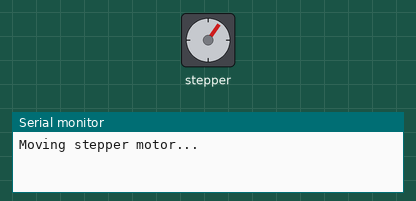
This sketch was run on a simulated Arduino Uno, built with avr-gcc and run on an emulated ATmega328P. Shown: stepper motor, the last lines printed to the serial monitor. Stepper angles assume 2048 steps per turn.

Above: at 0.7 s.
At 1.9 s:
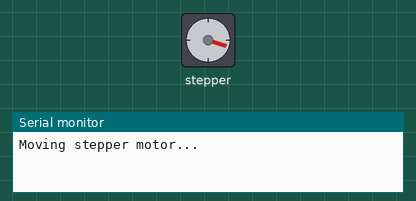
At 3.4 s:
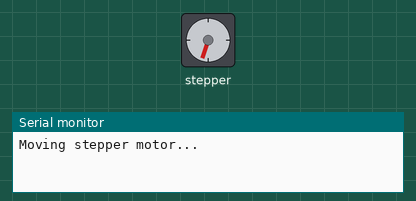
At 6.1 s:
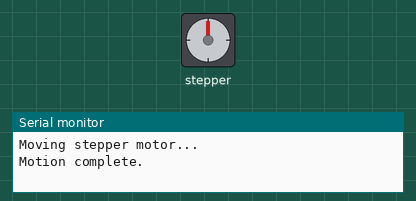
Timing chart, 0 to 7.6 s (numbered marks = the images above):
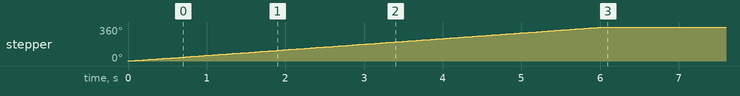

The sketch:

Stepper_Motor_Position.ino
```cpp
#include <Stepper.h>

const int stepsPerRevolution = 2048; // Number of steps per revolution

// ULN2003 Motor Driver Pins
#define IN1 4
#define IN2 16
#define IN3 17
#define IN4 5

// Initialize the stepper library
Stepper myStepper(stepsPerRevolution, IN1, IN3, IN2, IN4);

// Specify the desired number of revolutions
float desiredRevolutions = 1;

void setup() {
    // Initialize the serial port
    Serial.begin(115200);

    BlindsMovement();

}

void BlindsMovement() {

      // Set the speed at 10 RPM
      myStepper.setSpeed(10);

      // Calculate the total number of steps
      int totalSteps = desiredRevolutions * stepsPerRevolution;

      // Move the stepper motor the desired number of steps
      Serial.println("Moving stepper motor...");
      myStepper.step(totalSteps);
      Serial.println("Motion complete.");
}

void loop() {
  // Nothing to do here since motion is complete in `setup`
}
```
